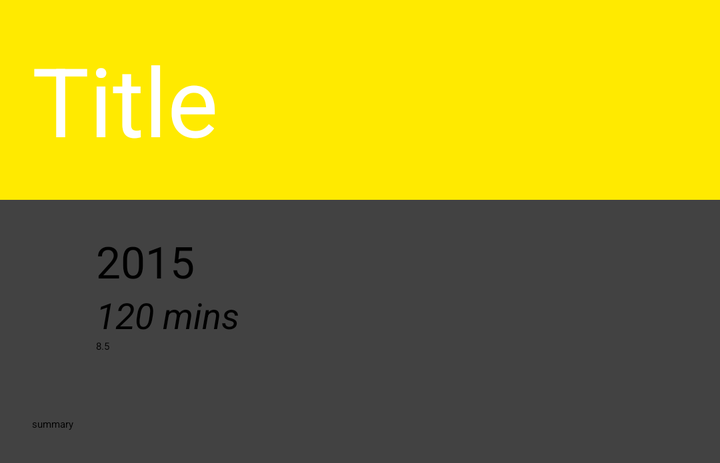
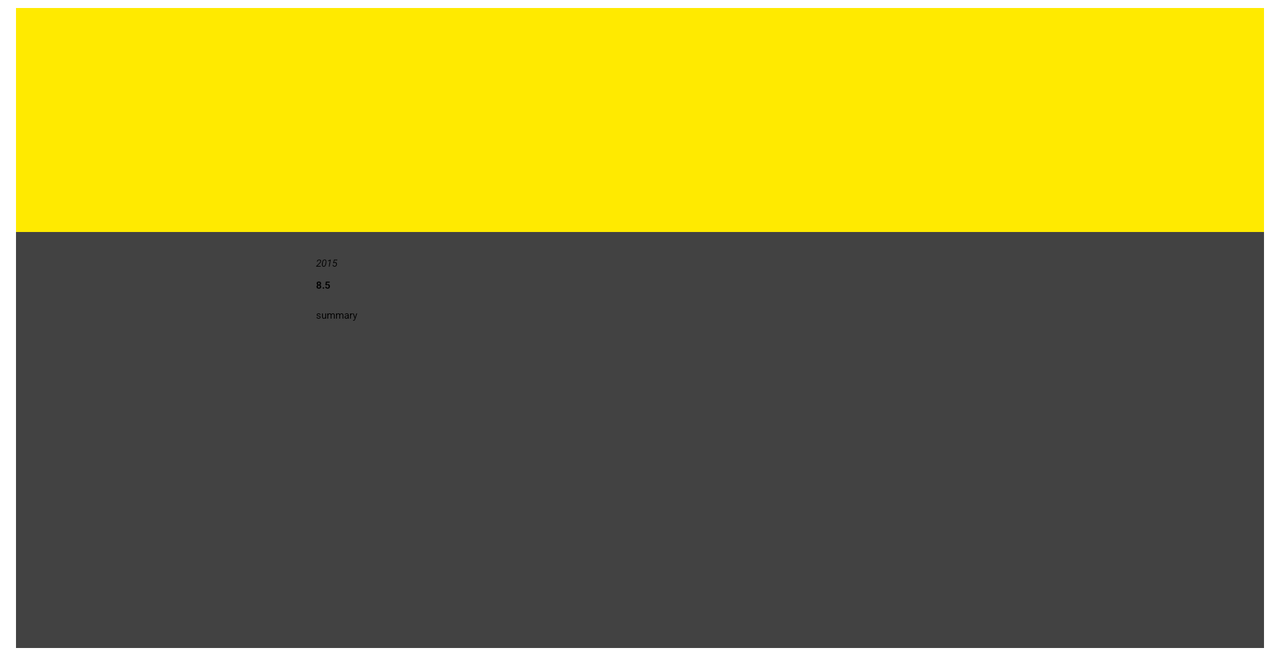

The same Android screen from two of the app's own layout files: first res/layout/ as a phone draws it, then the repository's variant for another configuration, drawn on a device whose configuration selects that folder. Both files follow.
<!-- AndroidManifest.xml: application theme Theme.AppTheme.Light -->
<!-- res/layout/detail_movie_info.xml -->
<?xml version="1.0" encoding="utf-8"?>
<android.support.v7.widget.CardView
    xmlns:android="http://schemas.android.com/apk/res/android"
    android:layout_height="wrap_content"
    android:layout_width="match_parent">

<LinearLayout
    android:layout_width="match_parent"
    android:layout_height="match_parent"
    android:orientation="vertical">

    <TextView
        android:layout_width="match_parent"
        android:layout_height="100dp"
        android:id="@+id/detail_movie_title"
        android:text="Title"
        android:textSize="48sp"
        android:gravity="center_vertical"
        android:background="@color/colorAccent"
        android:textColor="@color/primary_text_material_light"
        android:padding="16dp"/>

    <RelativeLayout
        android:layout_width="match_parent"
        android:layout_height="wrap_content"
        android:padding="16dp">

        <ImageView
            android:layout_width="wrap_content"
            android:layout_height="wrap_content"
            android:id="@+id/detail_movie_poster"
            android:src="@mipmap/ic_launcher"
            android:paddingRight="32dp"/>

        <LinearLayout
            android:layout_width="wrap_content"
            android:layout_height="wrap_content"
            android:layout_toRightOf="@id/detail_movie_poster"
            android:orientation="vertical">

            <TextView
                android:layout_width="match_parent"
                android:layout_height="wrap_content"
                android:id="@+id/detail_movie_date"
                android:text="2015"
                android:textSize="22dp"/>

            <TextView
                android:layout_width="match_parent"
                android:layout_height="wrap_content"
                android:id="@+id/detail_movie_length"
                android:text="120 mins"
                android:textSize="18dp"
                android:textStyle="italic"/>

            <TextView
                android:layout_width="match_parent"
                android:layout_height="wrap_content"
                android:id="@+id/detail_movie_rating"
                android:text="8.5"/>

            
                
                
                

        </LinearLayout>

    </RelativeLayout>

    <TextView
        android:layout_width="match_parent"
        android:layout_height="wrap_content"
        android:id="@+id/detail_movie_summary"
        android:text="summary"
        android:padding="16dp"/>

</LinearLayout>

</android.support.v7.widget.CardView>
<!-- resources referenced by this layout -->
<resources>
  <color name="colorAccent">#ffea00</color>
  <color name="primary_text_material_light">#ffffff</color>
</resources>
<!-- res/layout-land/detail_movie_info.xml (the repository's variant of the layout above) -->
<!-- drawn on the phone turned sideways -->
<?xml version="1.0" encoding="utf-8"?>
<android.support.v7.widget.CardView xmlns:android="http://schemas.android.com/apk/res/android"
    xmlns:card_view="http://schemas.android.com/apk/res-auto"
    android:layout_width="match_parent"
    android:layout_height="wrap_content"
    android:layout_marginBottom="4dp"
    android:layout_marginLeft="8dp"
    android:layout_marginRight="8dp"
    android:layout_marginTop="4dp"
    android:minHeight="?android:attr/listPreferredItemHeight"
    card_view:cardPreventCornerOverlap="false">

    <RelativeLayout
        android:layout_width="match_parent"
        android:layout_height="wrap_content"
        android:paddingBottom="8dp">

        <TextView
            android:id="@+id/detail_movie_title"
            android:layout_width="match_parent"
            android:layout_height="wrap_content"
            android:background="@color/colorAccent"
            android:gravity="center_vertical"
            android:minHeight="112dp"
            android:text="Title"
            android:paddingLeft="16dp"
            android:paddingRight="16dp"
            android:textAppearance="?android:textAppearanceLarge"
            android:textColor="@color/primaryText"
            android:textSize="28sp" />

        <ImageView
            android:id="@+id/detail_movie_poster"
            android:paddingTop="8dp"
            android:paddingLeft="16dp"
            android:paddingRight="16dp"
            android:layout_width="150dp"
            android:layout_height="200dp"
            android:layout_below="@+id/detail_movie_title" />

        <TextView
            android:id="@+id/detail_movie_date"
            android:layout_width="wrap_content"
            android:layout_height="wrap_content"
            android:layout_alignTop="@+id/detail_movie_poster"
            android:layout_toRightOf="@id/detail_movie_poster"
            android:paddingTop="12dp"
            android:paddingBottom="4dp"
            android:text="2015"
            android:textStyle="italic"
            android:textAppearance="?android:textAppearanceMedium" />

        <TextView
            android:id="@+id/detail_movie_rating"
            android:layout_width="wrap_content"
            android:layout_height="wrap_content"
            android:layout_below="@id/detail_movie_date"
            android:layout_toRightOf="@id/detail_movie_poster"
            android:paddingBottom="8dp"
            android:textStyle="bold"
            android:text="8.5"
            android:textAppearance="?android:textAppearanceSmall" />

        <ImageView
            android:layout_width="16dp"
            android:layout_height="16dp"
            android:layout_marginLeft="8dp"
            android:src="@drawable/ic_rating_star"
            android:layout_alignTop="@id/detail_movie_rating"
            android:layout_toRightOf="@id/detail_movie_rating" />

        <TextView
            android:id="@+id/detail_movie_summary"
            android:layout_width="match_parent"
            android:layout_height="wrap_content"
            android:layout_below="@id/detail_movie_rating"
            android:layout_toRightOf="@id/detail_movie_poster"
            android:paddingRight="16dp"
            android:text="summary"
            android:textAppearance="?android:textAppearanceSmall" />

    </RelativeLayout>

</android.support.v7.widget.CardView>
<!-- resources referenced by the variant -->
<!-- as the phone turned sideways resolves them -->
<resources>
  <color name="colorAccent">#ffea00</color>
</resources>
